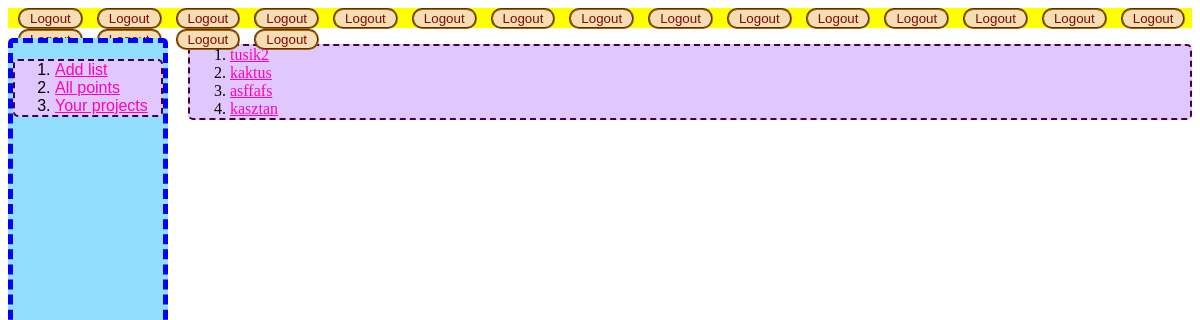
The page /route/savedProjects (signed in) on the database as committed earlier.
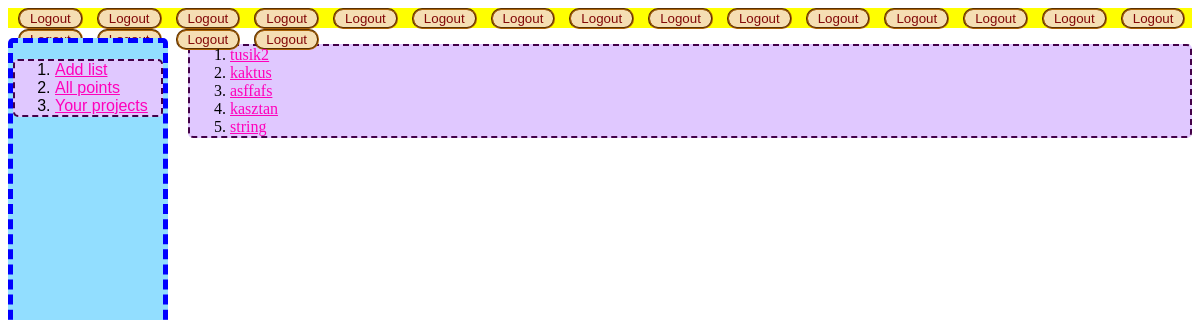
The same page on the database as committed later.
### trasy/models.py (models this page shows, shortened)
class PointList(models.Model):
    user = models.ForeignKey(User, on_delete=models.CASCADE)
    name = models.CharField(max_length=100)
    backgroundImage = models.ForeignKey(BackgroundImage, on_delete=models.CASCADE, default=3)
    points = models.ManyToManyField(Point, related_name='point_lists')

### trasy/views.py (the view)
# urls.py: path("savedProjects", views.savedProjects, name="savedProjects")
@login_required
def savedProjects(request):
    user_lists = PointList.objects.filter(user=request.user)
    return render(request, "trasy/savedProjects.html", {"user_lists": user_lists})

### trasy/templates/trasy/savedProjects.html (shortened to what this page needs)
{% extends 'trasy/base.html' %}
{% block list %}
    <ol>
        {% for item in user_lists %}
            <li><a href="/route/addPoint/{{item.id}}">{{item.name}}</a></li>
        {% endfor %}
    </ol>
{% endblock%}

### trasy/templates/trasy/base.html (shortened to what this page needs)
{% load static %}
<!DOCTYPE html>
<html>
    <head>
        <link href="{% static 'trasy/styles.css' %}" rel="stylesheet">
    </head>
    <body>
        <div class="upper-sidebar">
            <form action="{% url 'logout' %}" method="post">
                <button type="submit" class="yellow-button">Logout</button>
                <button type="submit" class="yellow-button">Logout</button>
                <button type="submit" class="yellow-button">Logout</button>
                <button type="submit" class="yellow-button">Logout</button>
                <button type="submit" class="yellow-button">Logout</button>
                <button type="submit" class="yellow-button">Logout</button>
                <button type="submit" class="yellow-button">Logout</button>
                <button type="submit" class="yellow-button">Logout</button>
                <button type="submit" class="yellow-button">Logout</button>
                <button type="submit" class="yellow-button">Logout</button>
                <button type="submit" class="yellow-button">Logout</button>
                <button type="submit" class="yellow-button">Logout</button>
                <button type="submit" class="yellow-button">Logout</button>
                <button type="submit" class="yellow-button">Logout</button>
                <button type="submit" class="yellow-button">Logout</button>
                <button type="submit" class="yellow-button">Logout</button>
                <button type="submit" class="yellow-button">Logout</button>
                <button type="submit" class="yellow-button">Logout</button>
                <button type="submit" class="yellow-button">Logout</button>
            </form>
        </div>
        <div class="sidebar">
            <ol>
                <li><a href="/route/addList"> Add list </a></li>
                <li><a href="/route/points"> All points </a></li>
                <li><a href="/route/savedProjects"> Your projects</a></li>
            </ol>
        </div>
        <div class="rest">
            {% if user.is_authenticated %}
                {% block list %}{% endblock %}
            {% else %}
                {% block log %}
                <a href="{% url 'login' %}">Log in</a>
                {% endblock %}
            {% endif %}
        </div>
    </body>
</html>

### trasy/static/trasy/styles.css (style rules this page uses)
.sidebar { display: inline-block; height: 100%; width: 150px; position: fixed; background-color: rgb(146, 222, 255); border-color: blue; border-style: dashed; border-width: 5px; border-radius: 5px; font-family: Arial; margin-top: 10px; }
.upper-sidebar { width: 100%; background-color: yellow; height: 20px; }
a { color: rgb(255, 0, 187); }
.rest { margin-left: 170px; padding-left: 10px; margin-top: 10px; }
.yellow-button { background-color: wheat; color: rgb(130, 8, 8); border: groove; border-color: rgb(172, 97, 6); border-width: 2px; border-radius: 10px; font-size: 17; cursor: pointer; transition: box-shadow 0.5s; margin-left: 10px; padding-left: 10px; padding-right: 10px; vertical-align: top; }
ol, ul { background-color: rgb(224, 200, 255); border-style: dashed; border-radius: 5px; border-color: rgb(67, 0, 72); border-width: 2px; }

Rows that differ between the two databases and show on the page:
added PointList: name "string"
